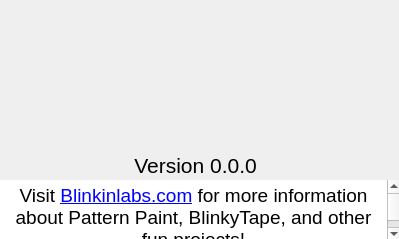
<?xml version="1.0" encoding="UTF-8"?>
<ui version="4.0">
 <class>AboutPatternPaint</class>
 <widget class="QDialog" name="AboutPatternPaint">
  <property name="geometry">
   <rect>
    <x>0</x>
    <y>0</y>
    <width>399</width>
    <height>239</height>
   </rect>
  </property>
  <property name="sizePolicy">
   <sizepolicy hsizetype="Fixed" vsizetype="Fixed">
    <horstretch>0</horstretch>
    <verstretch>0</verstretch>
   </sizepolicy>
  </property>
  <property name="windowTitle">
   <string>About PatternPaint</string>
  </property>
  <property name="styleSheet">
   <string notr="true">background:url(:/resources/images/PatternPaintAbout.png)</string>
  </property>
  <widget class="QTextBrowser" name="InfoText">
   <property name="geometry">
    <rect>
     <x>0</x>
     <y>180</y>
     <width>401</width>
     <height>61</height>
    </rect>
   </property>
   <property name="autoFillBackground">
    <bool>false</bool>
   </property>
   <property name="styleSheet">
    <string notr="true">background:none</string>
   </property>
   <property name="frameShape">
    <enum>QFrame::NoFrame</enum>
   </property>
   <property name="html">
    <string>&lt;!DOCTYPE HTML PUBLIC &quot;-//W3C//DTD HTML 4.0//EN&quot; &quot;http://www.w3.org/TR/REC-html40/strict.dtd&quot;&gt;
&lt;html&gt;&lt;head&gt;&lt;meta name=&quot;qrichtext&quot; content=&quot;1&quot; /&gt;&lt;style type=&quot;text/css&quot;&gt;
p, li { white-space: pre-wrap; }
&lt;/style&gt;&lt;/head&gt;&lt;body style=&quot; font-family:'.Lucida Grande UI'; font-size:13pt; font-weight:400; font-style:normal;&quot;&gt;
&lt;p align=&quot;center&quot; style=&quot; margin-top:0px; margin-bottom:0px; margin-left:0px; margin-right:0px; -qt-block-indent:0; text-indent:0px;&quot;&gt;&lt;span style=&quot; font-size:14pt;&quot;&gt;Visit &lt;/span&gt;&lt;a href=&quot;http://blinkinlabs.com&quot;&gt;&lt;span style=&quot; font-size:14pt; text-decoration: underline; color:#0000ff;&quot;&gt;Blinkinlabs.com&lt;/span&gt;&lt;/a&gt;&lt;span style=&quot; font-size:14pt;&quot;&gt; for more information about Pattern Paint, BlinkyTape, and other fun projects!&lt;/span&gt;&lt;/p&gt;&lt;/body&gt;&lt;/html&gt;</string>
   </property>
  </widget>
  <widget class="QLabel" name="versionLabel">
   <property name="geometry">
    <rect>
     <x>0</x>
     <y>150</y>
     <width>391</width>
     <height>31</height>
    </rect>
   </property>
   <property name="font">
    <font>
     <pointsize>16</pointsize>
    </font>
   </property>
   <property name="styleSheet">
    <string notr="true">background:none</string>
   </property>
   <property name="text">
    <string>Version 0.0.0</string>
   </property>
   <property name="alignment">
    <set>Qt::AlignCenter</set>
   </property>
  </widget>
 </widget>
 <resources/>
 <connections/>
</ui>
